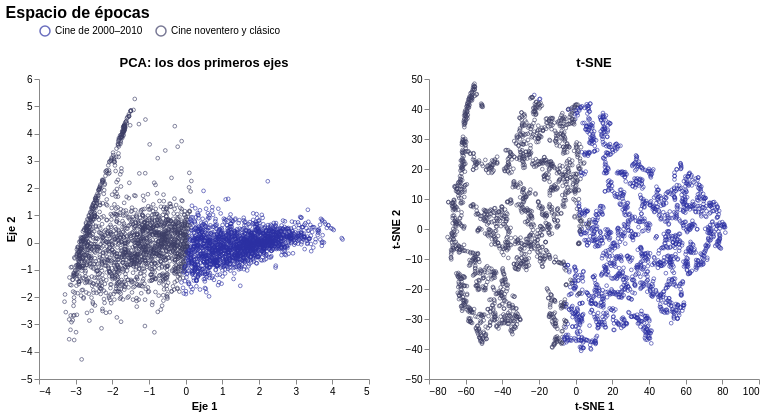

The notebook cell this image was saved under:
### Code cell
comparar("Épocas", [ELECTRICO, NAVY])

### Figure 1 — Vega-Lite specification as saved in the notebook (floating-point values rounded to 4 significant figures; data arrays with more than 128 entries replaced by an {"elided": "..."} marker saying what was removed)
{"config": {"view": {"continuousWidth": 300, "continuousHeight": 300, "stroke": null}}, "hconcat": [{"data": {"name": "data-9f1867353663ab6acd3460b47ea2a98d"}, "mark": {"type": "point", "filled": false, "size": 14, "strokeWidth": 0.9}, "encoding": {"color": {"field": "grupo", "legend": {"orient": "top"}, "scale": {"domain": ["Cine de 2000–2010", "Cine noventero y clásico"], "range": ["#2b30a3", "#3e3f66"]}, "title": null, "type": "nominal"}, "opacity": {"condition": {"param": "param_79e9346c27b00705", "value": 0.7}, "value": 0.04}, "x": {"axis": {"grid": false}, "field": "x", "title": "Eje 1", "type": "quantitative"}, "y": {"axis": {"grid": false}, "field": "y", "title": "Eje 2", "type": "quantitative"}}, "height": 300, "name": "view_85cbd5b3049e746f_0", "title": "PCA: los dos primeros ejes", "width": 330}, {"data": {"name": "data-77dd5b9825e187b43bd61cf06f6f3a9a"}, "mark": {"type": "point", "filled": false, "size": 14, "strokeWidth": 0.9}, "encoding": {"color": {"field": "grupo", "legend": {"orient": "top"}, "scale": {"domain": ["Cine de 2000–2010", "Cine noventero y clásico"], "range": ["#2b30a3", "#3e3f66"]}, "title": null, "type": "nominal"}, "opacity": {"condition": {"param": "param_79e9346c27b00705", "value": 0.7}, "value": 0.04}, "x": {"axis": {"grid": false}, "field": "x", "title": "t-SNE 1", "type": "quantitative"}, "y": {"axis": {"grid": false}, "field": "y", "title": "t-SNE 2", "type": "quantitative"}}, "height": 300, "name": "view_bfb9689a9a975dfc_1", "title": "t-SNE", "transform": [{"filter": "datum.perplejidad == perp"}], "width": 330}], "params": [{"name": "perp", "bind": {"input": "radio", "options": [15, 30, 50], "name": "Perplejidad "}, "value": 30}, {"name": "param_79e9346c27b00705", "select": {"type": "point", "fields": ["grupo"]}, "bind": "legend", "views": ["view_85cbd5b3049e746f_0", "view_bfb9689a9a975dfc_1"]}], "title": {"text": "Espacio de épocas", "anchor": "start", "fontSize": 16}, "$schema": "https://vega.github.io/schema/vega-lite/v6.4.1.json", "datasets": {"data-9f1867353663ab6acd3460b47ea2a98d": {"elided": "3503 records"}, "data-77dd5b9825e187b43bd61cf06f6f3a9a": {"elided": "10509 records"}}}
